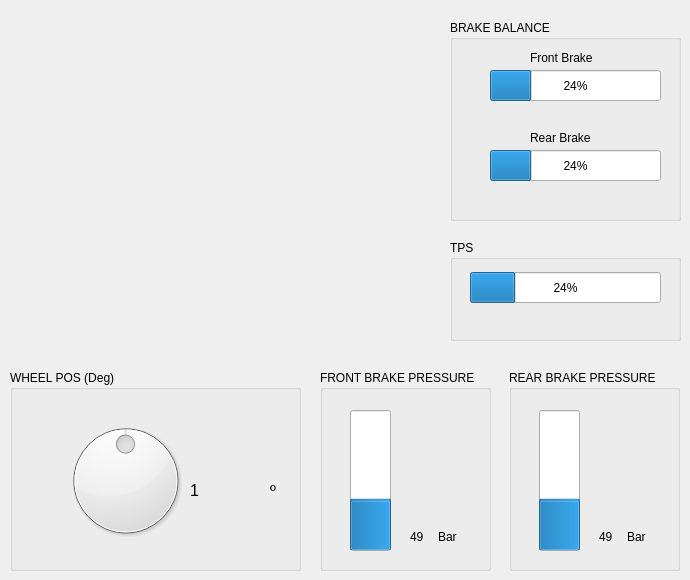
    <widget class="QWidget" name="tab_3">
     <attribute name="title">
      <string>Wheel | TPS | Brake</string>
     </attribute>
     <widget class="QGroupBox" name="groupBox_8">
      <property name="geometry">
       <rect>
        <x>10</x>
        <y>370</y>
        <width>291</width>
        <height>201</height>
       </rect>
      </property>
      <property name="title">
       <string>WHEEL POS (Deg)</string>
      </property>
      <widget class="QDial" name="dial_WheelPos">
       <property name="geometry">
        <rect>
         <x>50</x>
         <y>30</y>
         <width>131</width>
         <height>161</height>
        </rect>
       </property>
       <property name="minimum">
        <number>-120</number>
       </property>
       <property name="maximum">
        <number>120</number>
       </property>
       <property name="pageStep">
        <number>10</number>
       </property>
       <property name="invertedAppearance">
        <bool>false</bool>
       </property>
       <property name="invertedControls">
        <bool>true</bool>
       </property>
      </widget>
      <widget class="QLabel" name="label_19">
       <property name="geometry">
        <rect>
         <x>180</x>
         <y>100</y>
         <width>81</width>
         <height>41</height>
        </rect>
       </property>
       <property name="font">
        <font>
         <pointsize>12</pointsize>
        </font>
       </property>
       <property name="text">
        <string>1</string>
       </property>
       <property name="scaledContents">
        <bool>false</bool>
       </property>
      </widget>
      <widget class="QLabel" name="label_20">
       <property name="geometry">
        <rect>
         <x>260</x>
         <y>100</y>
         <width>21</width>
         <height>41</height>
        </rect>
       </property>
       <property name="font">
        <font>
         <pointsize>12</pointsize>
        </font>
       </property>
       <property name="text">
        <string>º</string>
       </property>
      </widget>
     </widget>
     <widget class="QGroupBox" name="groupBox_11">
      <property name="geometry">
       <rect>
        <x>450</x>
        <y>240</y>
        <width>231</width>
        <height>101</height>
       </rect>
      </property>
      <property name="title">
       <string>TPS</string>
      </property>
      <widget class="QProgressBar" name="progressBar_TPS">
       <property name="geometry">
        <rect>
         <x>20</x>
         <y>32</y>
         <width>191</width>
         <height>31</height>
        </rect>
       </property>
       <property name="value">
        <number>24</number>
       </property>
       <property name="format">
        <string>%p%</string>
       </property>
      </widget>
     </widget>
     <widget class="QGroupBox" name="groupBox_13">
      <property name="geometry">
       <rect>
        <x>450</x>
        <y>20</y>
        <width>231</width>
        <height>201</height>
       </rect>
      </property>
      <property name="title">
       <string>BRAKE BALANCE</string>
      </property>
      <widget class="QProgressBar" name="progressBar_FrontBrakeBalance">
       <property name="geometry">
        <rect>
         <x>40</x>
         <y>50</y>
         <width>171</width>
         <height>31</height>
        </rect>
       </property>
       <property name="value">
        <number>24</number>
       </property>
      </widget>
      <widget class="QLabel" name="label_67">
       <property name="geometry">
        <rect>
         <x>80</x>
         <y>110</y>
         <width>91</width>
         <height>16</height>
        </rect>
       </property>
       <property name="text">
        <string>Rear Brake</string>
       </property>
      </widget>
      <widget class="QLabel" name="label_66">
       <property name="geometry">
        <rect>
         <x>80</x>
         <y>30</y>
         <width>91</width>
         <height>16</height>
        </rect>
       </property>
       <property name="text">
        <string>Front Brake</string>
       </property>
      </widget>
      <widget class="QProgressBar" name="progressBar_RearBrakeBalance">
       <property name="geometry">
        <rect>
         <x>40</x>
         <y>130</y>
         <width>171</width>
         <height>31</height>
        </rect>
       </property>
       <property name="value">
        <number>24</number>
       </property>
      </widget>
     </widget>
     <widget class="QGroupBox" name="groupBox_14">
      <property name="geometry">
       <rect>
        <x>320</x>
        <y>370</y>
        <width>171</width>
        <height>201</height>
       </rect>
      </property>
      <property name="title">
       <string>FRONT BRAKE PRESSURE</string>
      </property>
      <widget class="QProgressBar" name="progressBar_FrontBreakPressure">
       <property name="geometry">
        <rect>
         <x>30</x>
         <y>40</y>
         <width>41</width>
         <height>141</height>
        </rect>
       </property>
       <property name="maximum">
        <number>70</number>
       </property>
       <property name="value">
        <number>24</number>
       </property>
       <property name="orientation">
        <enum>Qt::Vertical</enum>
       </property>
       <property name="format">
        <string>%p</string>
       </property>
      </widget>
      <widget class="QLabel" name="label_36">
       <property name="geometry">
        <rect>
         <x>118</x>
         <y>160</y>
         <width>21</width>
         <height>14</height>
        </rect>
       </property>
       <property name="text">
        <string>Bar</string>
       </property>
      </widget>
      <widget class="QLabel" name="label_65">
       <property name="geometry">
        <rect>
         <x>90</x>
         <y>160</y>
         <width>22</width>
         <height>14</height>
        </rect>
       </property>
       <property name="text">
        <string>49</string>
       </property>
      </widget>
     </widget>
     <widget class="QGroupBox" name="groupBox_15">
      <property name="geometry">
       <rect>
        <x>509</x>
        <y>370</y>
        <width>171</width>
        <height>201</height>
       </rect>
      </property>
      <property name="title">
       <string>REAR BRAKE PRESSURE</string>
      </property>
      <widget class="QProgressBar" name="progressBar_RearBreakPressure">
       <property name="geometry">
        <rect>
         <x>30</x>
         <y>40</y>
         <width>41</width>
         <height>141</height>
        </rect>
       </property>
       <property name="maximum">
        <number>70</number>
       </property>
       <property name="value">
        <number>24</number>
       </property>
       <property name="orientation">
        <enum>Qt::Vertical</enum>
       </property>
       <property name="format">
        <string>%p</string>
       </property>
      </widget>
      <widget class="QLabel" name="label_68">
       <property name="geometry">
        <rect>
         <x>118</x>
         <y>160</y>
         <width>21</width>
         <height>14</height>
        </rect>
       </property>
       <property name="text">
        <string>Bar</string>
       </property>
      </widget>
      <widget class="QLabel" name="label_69">
       <property name="geometry">
        <rect>
         <x>90</x>
         <y>160</y>
         <width>22</width>
         <height>14</height>
        </rect>
       </property>
       <property name="text">
        <string>49</string>
       </property>
      </widget>
     </widget>
    </widget>
